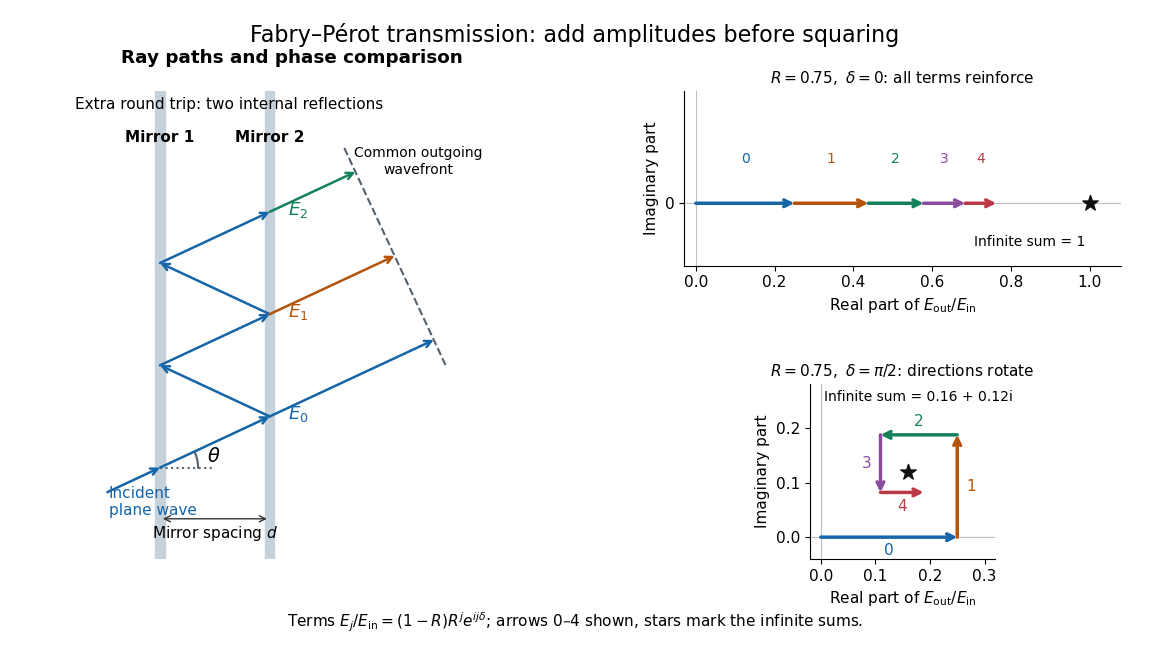

This chart was generated by the following Python code:
"""Original ideal ray geometry and coherent amplitudes; Python 3.14, matplotlib 3.10.7, numpy 2.3.5.

Run from _media to emit this script's matching opaque PNG into the working directory.
"""

from pathlib import Path

import matplotlib.pyplot as plt
import numpy as np


def arrow(ax, a, b, color, lw=1.8):
    ax.annotate("", xy=b, xytext=a,
                arrowprops=dict(arrowstyle="->", color=color, lw=lw,
                                shrinkA=0, shrinkB=0, mutation_scale=12))


def main():
    plt.rcParams.update({"font.size": 11, "axes.spines.top": False,
                         "axes.spines.right": False, "savefig.facecolor": "white"})
    fig = plt.figure(figsize=(11.5, 6.5), facecolor="white")
    gs = fig.add_gridspec(2, 2, width_ratios=(1.15, 1), hspace=.68, wspace=.30)
    geometry = fig.add_subplot(gs[:, 0])
    theta = np.deg2rad(25)
    d, y0 = 1.5, .4
    slope = np.tan(theta)
    direction = np.array([np.cos(theta), np.sin(theta)])
    colors = ["#1565a8", "#b45309", "#15805d", "#8b4b9f", "#ba3945"]
    geometry.axvspan(-.065, .065, color="#c6d2db")
    geometry.axvspan(d-.065, d+.065, color="#c6d2db")
    geometry.text(0, 4.85, "Mirror 1", ha="center", weight="bold")
    geometry.text(d, 4.85, "Mirror 2", ha="center", weight="bold")
    arrow(geometry, (-.72, y0-.72*slope), (0, y0), colors[0])
    geometry.text(-.70, -.25, "Incident\nplane wave", color=colors[0])
    vertices = [np.array([0., y0])]
    for j in range(5):
        vertices.append(np.array([d if j % 2 == 0 else 0., y0+(j+1)*d*slope]))
        arrow(geometry, vertices[-2], vertices[-1], colors[0])
    # A common plane perpendicular to the emerging direction: k_hat dot x = C.
    cplane = 4.30
    ends = []
    for j in range(3):
        start = np.array([d, y0+(2*j+1)*d*slope])
        end = start+(cplane-np.dot(direction, start))*direction
        ends.append(end)
        arrow(geometry, start, end, colors[j])
        geometry.text(*(start+.28*direction+np.array([0., -.16])),
                      rf"$E_{j}$", color=colors[j], fontsize=13)
    tangent = np.array([-direction[1], direction[0]])
    plane = np.array([ends[0]-.38*tangent, ends[-1]+.40*tangent])
    geometry.plot(plane[:, 0], plane[:, 1], "--", color="#54616c", lw=1.5)
    geometry.text(3.53, 4.42, "Common outgoing\nwavefront", ha="center", fontsize=10)
    geometry.plot([0, .75], [y0, y0], ":", color="#54616c")
    arc = np.linspace(0, theta, 50)
    geometry.plot(.52*np.cos(arc), y0+.52*np.sin(arc), color="#54616c")
    geometry.text(.64, y0+.08, r"$\theta$", fontsize=14)
    geometry.annotate("", (0, -.30), (d, -.30),
                      arrowprops=dict(arrowstyle="<->", color="#333333"))
    geometry.text(d/2, -.56, r"Mirror spacing $d$", ha="center")
    geometry.text(.95, 5.30, "Extra round trip: two internal reflections", ha="center", fontsize=11)
    geometry.set(xlim=(-.85, 4.45), ylim=(-.85, 5.55), aspect="equal")
    geometry.axis("off")
    geometry.set_title("Ray paths and phase comparison", pad=20, weight="bold")
    for row, delta in enumerate([0., np.pi/2]):
        ax = fig.add_subplot(gs[row, 1])
        terms = .25*.75**np.arange(5)*np.exp(1j*np.arange(5)*delta)
        points = np.r_[0j, np.cumsum(terms)]
        exact = .25/(1-.75*np.exp(1j*delta))
        for j in range(5):
            a, b = points[j], points[j+1]
            arrow(ax, (a.real, a.imag), (b.real, b.imag), colors[j], 2.5)
            if row == 0:
                ax.text((a.real+b.real)/2, .032, str(j), ha="center", fontsize=10, color=colors[j])
            else:
                offset = [(0, -.025), (.025, 0), (0, .025), (-.025, 0), (0, -.025)][j]
                ax.text((a.real+b.real)/2+offset[0], (a.imag+b.imag)/2+offset[1],
                        str(j), ha="center", va="center", color=colors[j])
        ax.scatter([exact.real], [exact.imag], marker="*", s=135, color="#111111", zorder=5)
        ax.axhline(0, color="#b7c0c8", lw=.8)
        ax.axvline(0, color="#b7c0c8", lw=.8)
        ax.set_xlabel(r"Real part of $E_{\rm out}/E_{\rm in}$")
        ax.set_ylabel("Imaginary part")
        if row == 0:
            ax.set(xlim=(-.03, 1.08), ylim=(-.05, .09), yticks=[0])
            ax.set_title(r"$R=0.75,\ \delta=0$: all terms reinforce", fontsize=11)
            ax.text(.99, -.034, "Infinite sum = 1", ha="right", fontsize=10)
        else:
            ax.set(xlim=(-.02, .32), ylim=(-.04, .28), aspect="equal")
            ax.set_title(r"$R=0.75,\ \delta=\pi/2$: directions rotate", fontsize=11)
            ax.text(.005, .25, "Infinite sum = 0.16 + 0.12i", fontsize=10)
    fig.subplots_adjust(left=.035, right=.975, bottom=.14, top=.86)
    fig.suptitle("Fabry–Pérot transmission: add amplitudes before squaring", fontsize=16, y=.965)
    fig.text(.5, .035, r"Terms $E_j/E_{\rm in}=(1-R)R^j e^{ij\delta}$; arrows 0–4 shown, stars mark the infinite sums.",
             ha="center", fontsize=11)
    fig.savefig(Path.cwd()/(Path(__file__).stem+".png"), dpi=100, transparent=False)
    plt.close(fig)


if __name__ == "__main__":
    main()
